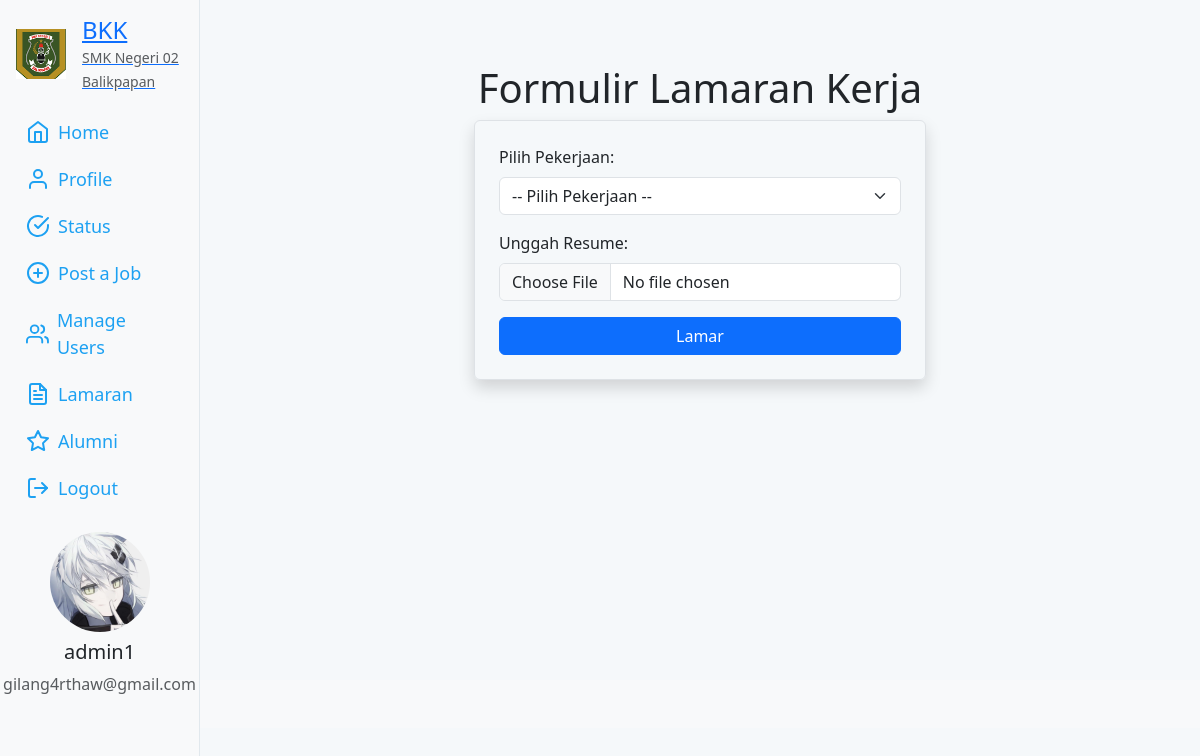
Screenshot of /apply.php (signed in) with the database file from the repository.
### tables this page shows
CREATE TABLE `users` (
  `id` int(11) NOT NULL,
  `username` varchar(50) NOT NULL,
  `password` varchar(255) NOT NULL,
  `email` varchar(100) DEFAULT NULL,
  `created_at` timestamp NULL DEFAULT current_timestamp(),
  `profile_picture` varchar(255) DEFAULT 'default.png',
  `bio` text DEFAULT NULL,
  `role` enum('user','admin','employer') NOT NULL DEFAULT 'user',
  `status` enum('free','blocked') NOT NULL
);

### apply.php (the view, shortened to what this page needs)
<?php
include 'includes/header.php';
?>
<div class="container mt-5">
    <h1 class="text-center">Formulir Lamaran Kerja</h1>
    <div class="row justify-content-center">
        <div class="col-md-6">
            <form action="submit_application.php" method="POST" enctype="multipart/form-data" class="border p-4 shadow rounded">
                <div class="mb-3">
    <label for="job_id" class="form-label">Pilih Pekerjaan:</label>
    <select id="job_id" name="job_id" class="form-select" required>
        <option value="">-- Pilih Pekerjaan --</option>
    </select>
</div>
                <div class="mb-3">
                    <label for="resume" class="form-label">Unggah Resume:</label>
                    <input type="file" class="form-control" id="resume" name="resume" required>
                </div>
                <button type="submit" class="btn btn-primary w-100">Lamar</button>
            </form>
        </div>
    </div>
</div>
<?php include 'includes/footer.php'; ?>

### includes/header.php (shortened to what this page needs)
<?php
include 'includes/db.php';
$user_id = $_SESSION['user_id'];
$sql = "SELECT * FROM users WHERE id='$user_id'";
$result = $conn->query($sql);
if ($result && $result->num_rows > 0) {
    $user = $result->fetch_assoc();
} else {
    $user = null;
    $isBlocked = false;
}
?>
<!DOCTYPE html>
<html lang="en">
<head>
    <link href="https://cdn.jsdelivr.net/npm/bootstrap@5.3.0/dist/css/bootstrap.min.css" rel="stylesheet">
    <link rel="stylesheet" href="css/styles.css">
</head>
<body>
<div class="container-fluid">
    <div class="row">
        <nav id="sidebar" class="col-md-3 col-lg-2 d-md-block bg-light sidebar p-3">
            <div class="d-flex flex-column align-items-center">
                <a href="dashboard.php" class="mb-3 d-flex align-items-center">
                    <img src="uploads/logosekolah.png" alt="Logo" class="img-fluid logo" style="width: 50px;">
                    <div class="ms-3 text-container">
                        <h4 class="mb-0">BKK</h4>
                        <small class="text-muted">SMK Negeri 02 Balikpapan</small>
                    </div>
                </a>
                <ul class="nav flex-column">
                    <li class="nav-item">
                        <a class="nav-link <?php echo basename($_SERVER['PHP_SELF']) == 'dashboard.php' ? 'active' : ''; ?>" href="dashboard.php">
                            <i data-feather="home"></i>
                            <span class="ms-2">Home</span>
                        </a>
                    </li>
                    <li class="nav-item">
                        <a class="nav-link <?php echo basename($_SERVER['PHP_SELF']) == 'profile.php' ? 'active' : ''; ?>" href="profile.php">
                            <i data-feather="user"></i>
                            <span class="ms-2">Profile</span>
                        </a>
                    </li>
                    <li class="nav-item">
                        <a class="nav-link <?php echo basename($_SERVER['PHP_SELF']) == 'apply_job.php' ? 'active' : ''; ?>" href="apply_job.php">
                            <i data-feather="check-circle"></i>
                            <span class="ms-2">Status</span>
                        </a>
                    </li>
                    <li class="nav-item">
                        <a class="nav-link <?php echo basename($_SERVER['PHP_SELF']) == 'add_job.php' ? 'active' : ''; ?>" href="add_job.php">
                            <i data-feather="plus-circle"></i>
                            <span class="ms-2">Post a Job</span>
                        </a>
                    </li>
                    <?php if ($_SESSION['role'] === 'admin'): ?>
                    <li class="nav-item">
                        <a class="nav-link <?php echo basename($_SERVER['PHP_SELF']) == 'admin.php' ? 'active' : ''; ?>" href="admin.php">
                            <i data-feather="users"></i>
                            <span class="ms-2">Manage Users</span>
                        </a>
                    </li>
                    <?php endif; ?>
                    <?php if ($_SESSION['role'] === 'admin' || $_SESSION['role'] === 'employer'): ?>
                    <li class="nav-item">
                        <a class="nav-link <?php echo basename($_SERVER['PHP_SELF']) == 'lamaran.php' ? 'active' : ''; ?>" href="lamaran.php">
                            <i data-feather="file-text"></i>
                            <span class="ms-2">Lamaran</span>
                        </a>
                    </li>
                    <?php endif; ?>
                    <?php if ($_SESSION['role'] === 'admin' || $_SESSION['role'] === 'alumni'): ?>
                    <li class="nav-item">
                        <a class="nav-link <?php echo basename($_SERVER['PHP_SELF']) == 'alumni/alumni.php' ? 'active' : ''; ?>" href="alumni/alumni.php">
                            <i data-feather="star"></i>
                            <span class="ms-2">Alumni</span>
                        </a>
                    </li>
                    <?php endif; ?>
                    <li class="nav-item">
                        <a class="nav-link" href="logout.php">
                            <i data-feather="log-out"></i>
                            <span class="ms-2">Logout</span>
                        </a>
                    </li>
                </ul>
                <div class="profile text-center mt-auto">
                    <?php if ($user): ?>
                        <img src="uploads/<?php echo htmlspecialchars($user['profile_picture']); ?>" alt="User Profile Picture" class="rounded-circle mb-2" style="width: 100px; height: 100px;">
                        <h5><?php echo htmlspecialchars($user['username']); ?></h5>
                        <p class="text-muted"><?php echo htmlspecialchars($user['email']); ?></p>
                    <?php else: ?>
                        <p>User data not available.</p>
                    <?php endif; ?>
                </div>
            </div>
        </nav>
        <main class="col-md-9 ms-sm-auto col-lg-10 px-md-4 py-3 main-content">

### css/styles.css (style rules this page uses)
body { background-color: #f5f8fa; }
.sidebar { height: 100vh; position: fixed; top: 0; left: 0; border-right: 1px solid #e1e8ed; }
.sidebar a.nav-link { font-size: 18px; font-weight: 500; color: #1da1f2; display: flex; align-items: center; padding: 10px; border-radius: 10px; }
.profile { margin-top: 20px; padding: 20px; }
.main-content { margin-left: 220px; padding: 20px; }

### includes/header.php (style rules this page uses)
.main-content { min-height: calc(100vh - 120px); }

### rows the page displays
users: profile_picture (picture), username "admin1", email "gilang4rthaw@gmail.com"
